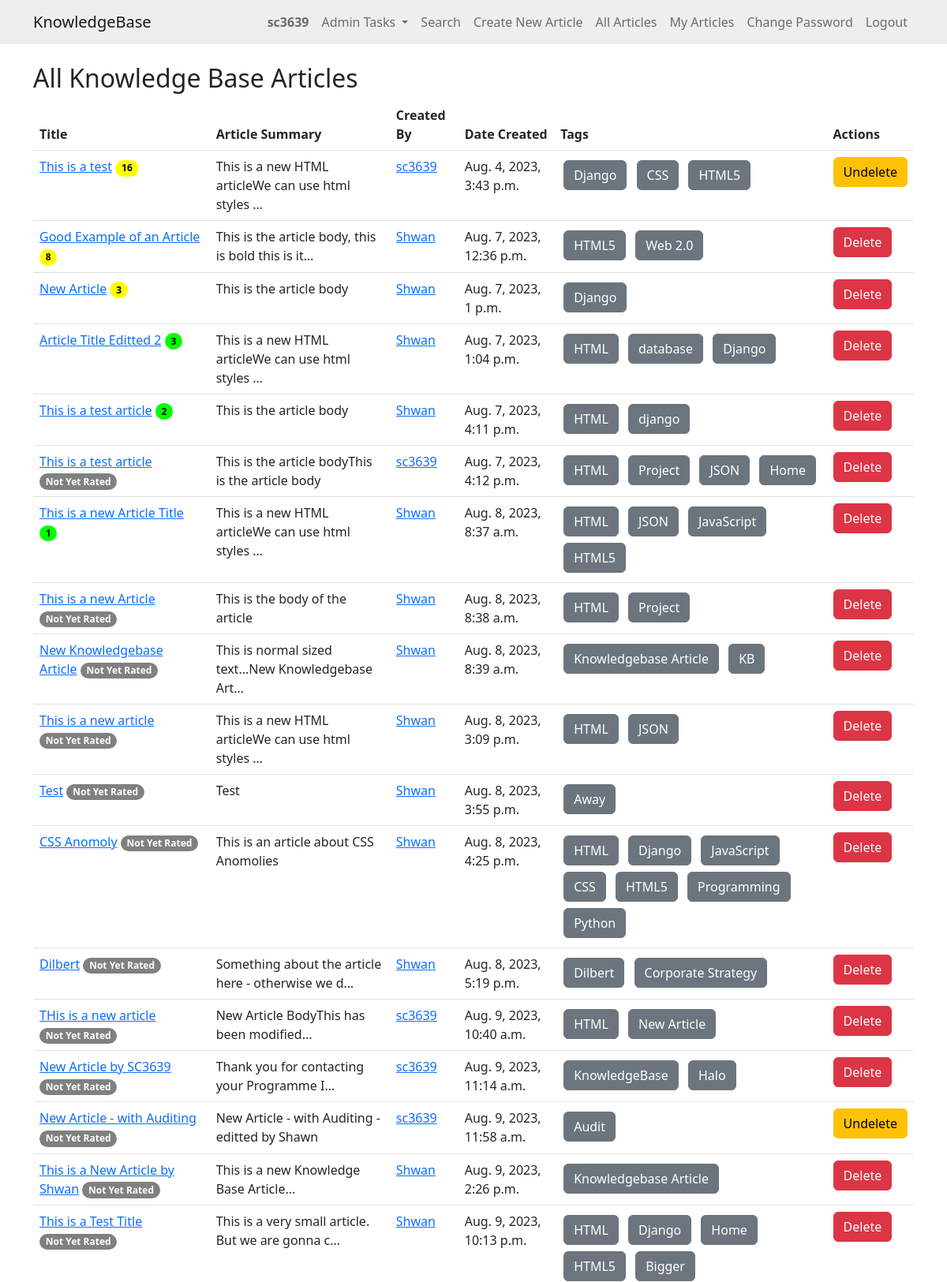
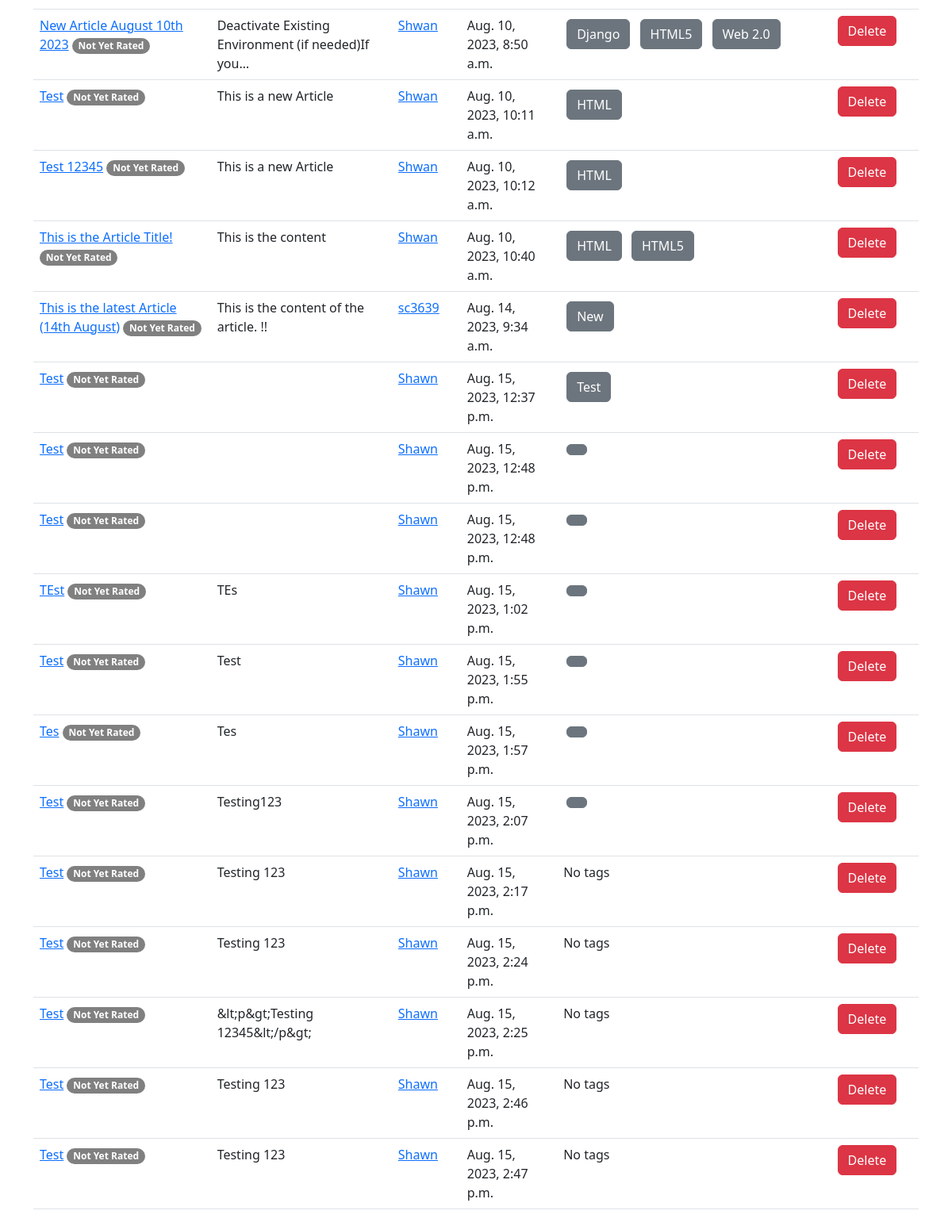
/allarticles/ (signed in), run on an earlier commit of the app's database (2 pictures, top to bottom).
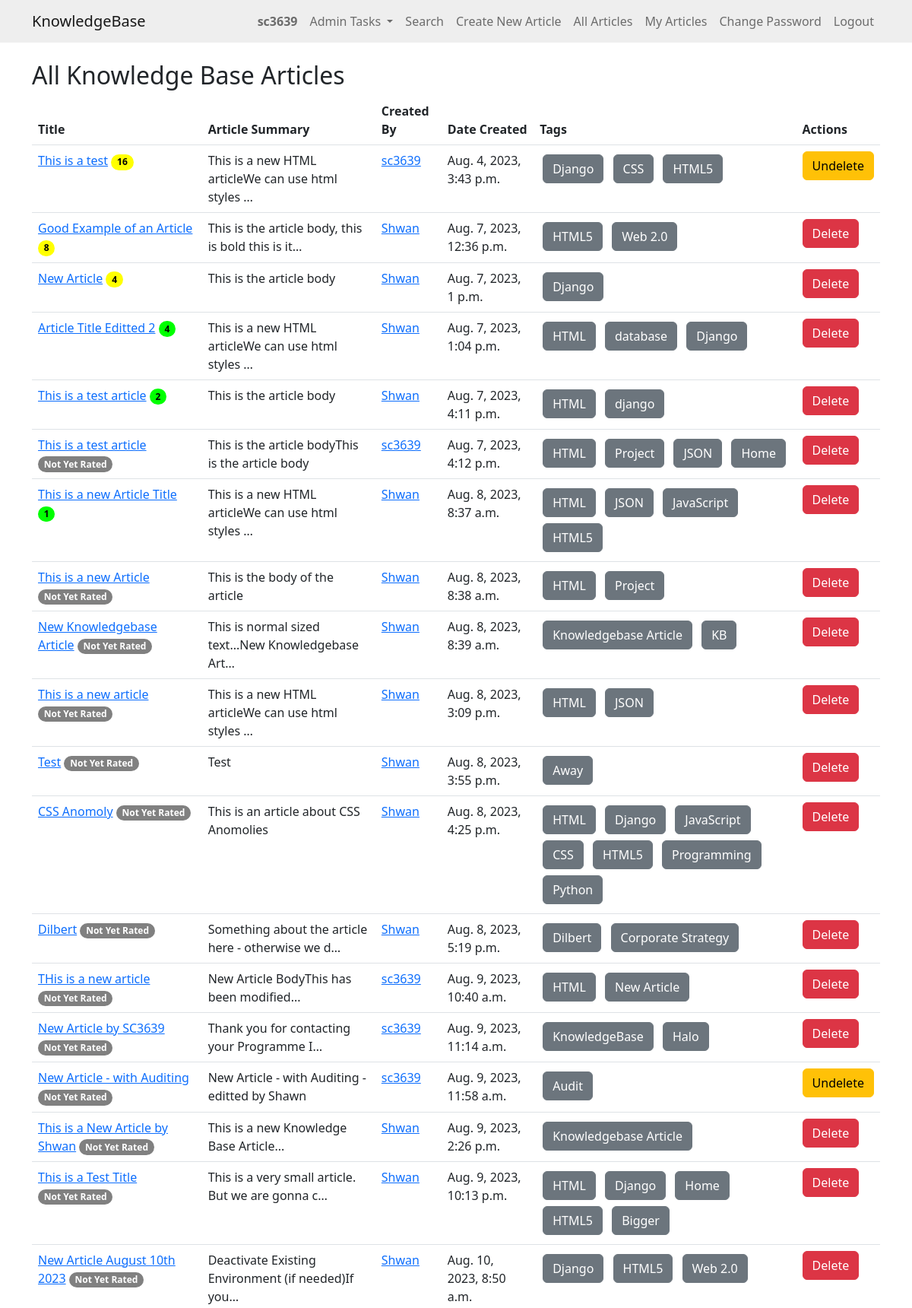
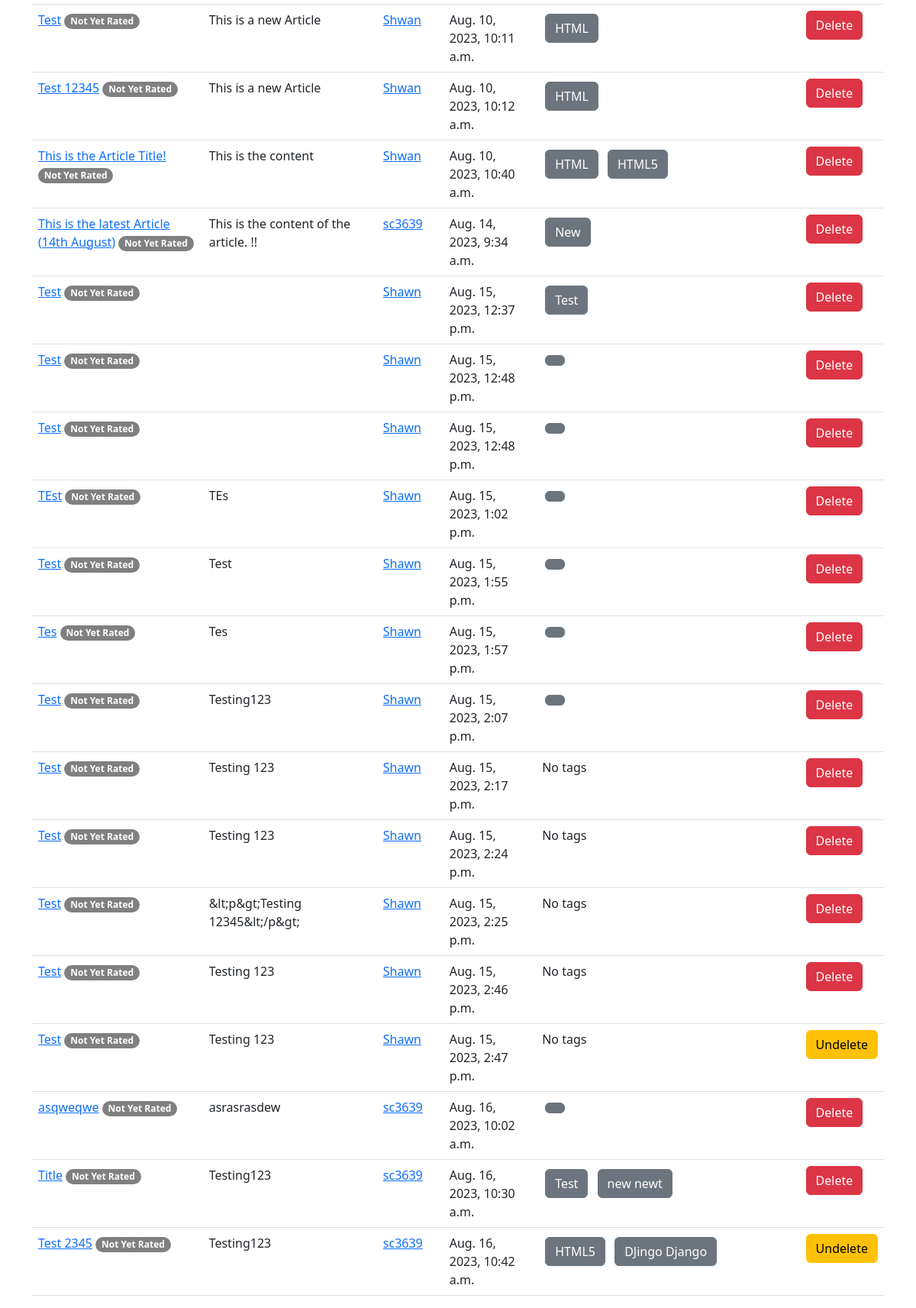
And on a later commit of the database (2 pictures, top to bottom).
### knowledge/models.py (models this page shows, shortened)
class KBEntry(models.Model):
    title = models.CharField(max_length=255)
    article = models.TextField()
    created_by = models.ForeignKey(User, related_name="created_kb_entries", on_delete=models.SET_NULL, null=True)
    created_datetime = models.DateTimeField(auto_now_add=True)
    modified_datetime = models.DateTimeField(null=True, blank=True)
    last_modified_by = models.ForeignKey(User, related_name="modified_kb_entries", on_delete=models.SET_NULL, null=True)
    deleted_datetime = models.DateTimeField(null=True, blank=True)
    deleted_by = models.ForeignKey(User, related_name="deleted_kb_entries", on_delete=models.SET_NULL, null=True, blank=True)
    upvotes = models.ManyToManyField(User, related_name="upvoted_kb_entries", blank=True)
    downvotes = models.ManyToManyField(User, related_name="downvoted_kb_entries", blank=True)
    rating = models.FloatField(default=0.0)
    views = models.PositiveIntegerField(default=0)
    meta_data = models.ManyToManyField('Tag', blank=True)

class Tag(models.Model):
    name = models.CharField(max_length=100)

### knowledge/views.py (the view)
# urls.py: path('allarticles/', views.allarticles, name='allarticles'),
@login_required
def allarticles(request):
    if request.user.is_superuser:
        articles = KBEntry.objects.all()
    else:
        articles = KBEntry.objects.filter(deleted_datetime__isnull=True)
    return render(request, 'knowledge/all_articles.html', {'articles': articles})

### knowledge/templates/knowledge/all_articles.html
{% extends 'knowledge/base.html' %}
{% block content %}
  <h2>All Knowledge Base Articles</h2>
  <table class="table">
    <thead class="thead-dark">
      <tr>
        <th scope="col">Title</th>
        <th scope="col">Article Summary</th>
        <th scope="col">Created By</th>
        <th scope="col">Date Created</th>
        <th scope="col">Tags</th>
        {% if user.is_superuser %}
        <th scope="col">Actions</th>
        {% endif %}
      </tr>
    </thead>
    <tbody>
      {% for article in articles %}
        <tr>
          <td>
            <a href="{% url 'article_detail' article.id %}">{{ article.title }}</a>
            {% if article.rating == 0.0 and article.downvotes.count == 0 %}
                <span class="badge rounded-pill badge-norating">Not Yet Rated</span>
            {% else %}
                {% if article.rating >= 75 %}
                    <span class="badge rounded-pill badge-green"> {{ article.views }} </span>
                {% elif article.rating >= 50 %}
                    <span class="badge rounded-pill badge-yellow">{{ article.views }}</span>
                {% elif article.rating >= 25 %}
                    <span class="badge rounded-pill badge-orange">{{ article.views }}</span>
                {% else %}
                    <span class="badge rounded-pill badge-red">{{ article.views }}</span>
                {% endif %}
            {% endif %}
        </td>
          <td>{{ article.article|striptags|truncatechars:50 }}</td>
          <td>
            <a href="{% url 'user_articles' article.created_by.id %}">{{ article.created_by.username }}</a>
          </td>
          <td>{{ article.created_datetime }}</td>
          <td>
            {% for tag in article.meta_data.all %}
                <a href="{% url 'home' %}?search={{ tag.name }}" class="btn btn-secondary m-1">{{ tag.name }}</a>
            {% empty %}
                No tags
            {% endfor %}
          </td>
          {% if user.is_superuser %}
          <td>
              {% if article.deleted_datetime %}
                  <a href="{% url 'undelete_article' article.id %}" class="btn btn-warning">Undelete</a>
              {% else %}
                  <a href="{% url 'delete_article' article.id %}" class="btn btn-danger">Delete</a>
              {% endif %}
          </td>
          {% endif %}
        </tr>
      {% empty %}
        <tr>
          <td colspan="{% if user.is_superuser %}6{% else %}5{% endif %}">No entries found.</td>
        </tr>
      {% endfor %}
    </tbody>
  </table>
{% endblock %}

### knowledge/templates/knowledge/base.html (shortened to what this page needs)
<!DOCTYPE html>
<html lang="en">
  <head>
    {% load static %}
    <link
      href="https://cdn.jsdelivr.net/npm/bootstrap@5.2.3/dist/css/bootstrap.min.css"
      rel="stylesheet"
    />
    <link
      rel="stylesheet"
      href="https://cdn.jsdelivr.net/npm/alertifyjs@1.13.1/build/css/alertify.min.css"
    />
    <link
      rel="stylesheet"
      href="https://cdn.jsdelivr.net/npm/alertifyjs@1.13.1/build/css/themes/default.min.css"
    />
    <link href="//cdn.quilljs.com/1.3.6/quill.snow.css" rel="stylesheet" />
    <link rel="stylesheet" href="{% static 'custom.css' %}"/>
  </head>
  <body>
    <nav
      class="navbar navbar-light navbar-expand-md"
      style="background-color: #eeeeee"
    >
      <div class="container">
        <a class="navbar-brand" href="/">KnowledgeBase</a>
        <div class="collapse navbar-collapse" id="navbarResponsive">
          <ul class="navbar-nav ms-auto">
            {% if user.is_authenticated %}
              <li class="nav-item">
                <strong><a class="nav-link">{{ user.username }}</a></strong>
              </li>
              {% if user.is_staff %}
              <li class="nav-item dropdown">
                <a class="nav-link dropdown-toggle" id="navbarDropdownMenuLink" role="button" data-bs-toggle="dropdown" aria-expanded="false">
                  Admin Tasks
                </a>
              </li>
              {% else %}
              <li class="nav-item">
                <a class="nav-link" id="logout">(Normal User)</a>
              </li>
              {% endif %}
            <li class="nav-item">
              <a class="nav-link" href="{% url 'home' %}"
                >Search</a
              >
            </li>
            <li class="nav-item">
              <a class="nav-link" href="{% url 'create' %}"
                >Create New Article</a
              >
            <li class="nav-item">
                <a class="nav-link" href="{% url 'allarticles' %}"
                  >All Articles</a
              >
            <li class="nav-item">
              <a class="nav-link" href="{% url 'my_articles' %}"
                >My Articles</a
            >
            </li>
            <li class="nav-item">
              <a class="nav-link" href="{% url 'change_password' %}"
                >Change Password</a
              >
            </li>
            <li class="nav-item">
              <a class="nav-link" id="logout" href="{% url 'logout' %}"
                >Logout</a
              >
            </li>
            {% endif %}
          </ul>
        </div>
      </div>
    </nav>
    <div class="container"><br>{% block content %} {% endblock %}</div>
  </body>
</html>

### static/custom.css (style rules this page uses)
.badge-green { background-color: rgb(0, 255, 0) !important; color: black; }
.badge-yellow { background-color: rgb(255, 255, 0) !important; color: black; }
.badge-norating { background-color: rgb(128, 128, 128) !important; color: white; }

What changed in the data, as far as the page shows it:
changed KBEntry "New Article": views "3" → "4"
changed KBEntry "Article Title Editted 2": views "3" → "4"
changed KBEntry "Aug. 15, 2023, 2:47 p.m.": deleted_datetime "Delete" → "Undelete"
added KBEntry: title "asqweqwe", rating "Not Yet Rated", article "asrasrasdew", created_by.username "sc3639", created_datetime "Aug. 16, 2023, 10:02 a.m.", shows "Delete"
added KBEntry: title "Title", rating "Not Yet Rated", article "Testing123", created_by.username "sc3639", created_datetime "Aug. 16, 2023, 10:30 a.m.", shows "Delete", Tag (name "Test")
added Tag: name "new newt", shown under "Title"
added KBEntry: title "Test 2345", rating "Not Yet Rated", article "Testing123", created_by.username "sc3639", created_datetime "Aug. 16, 2023, 10:42 a.m.", shows "Undelete", Tag (name "HTML5")
added Tag: name "DJingo Django", shown under "Test 2345"
